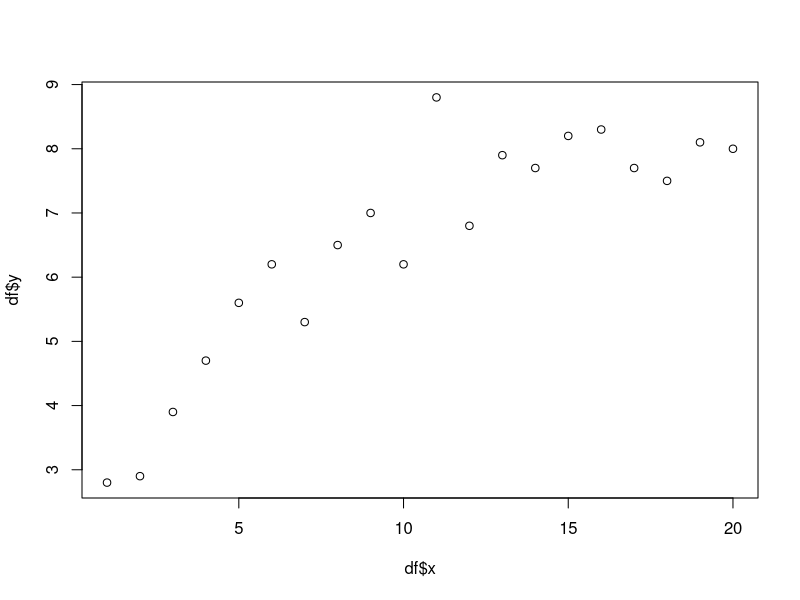
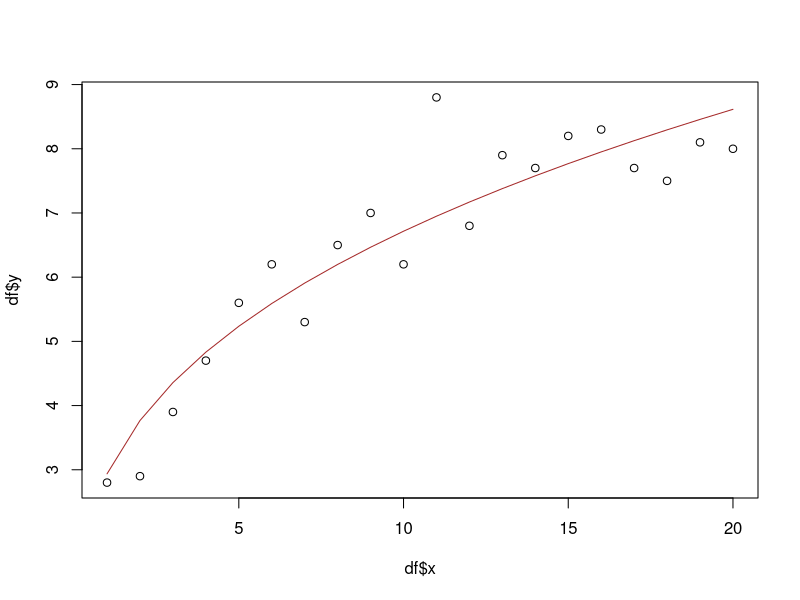
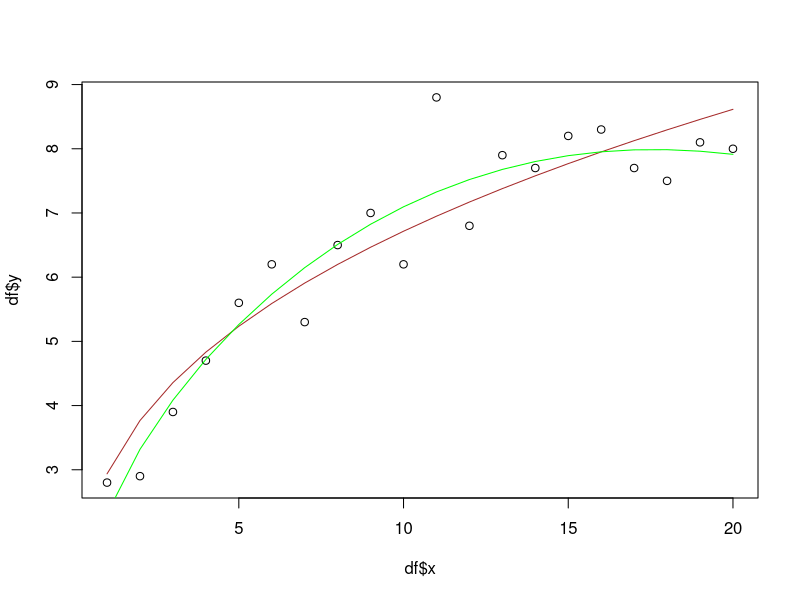
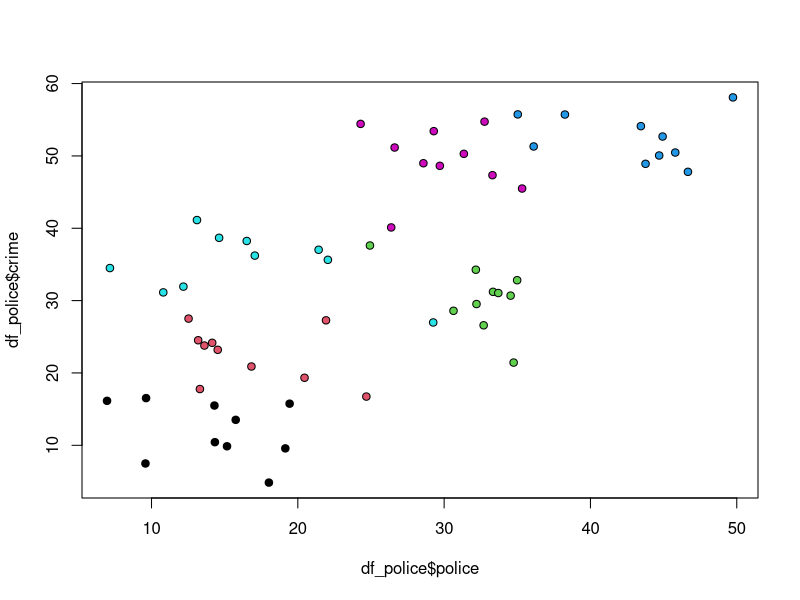
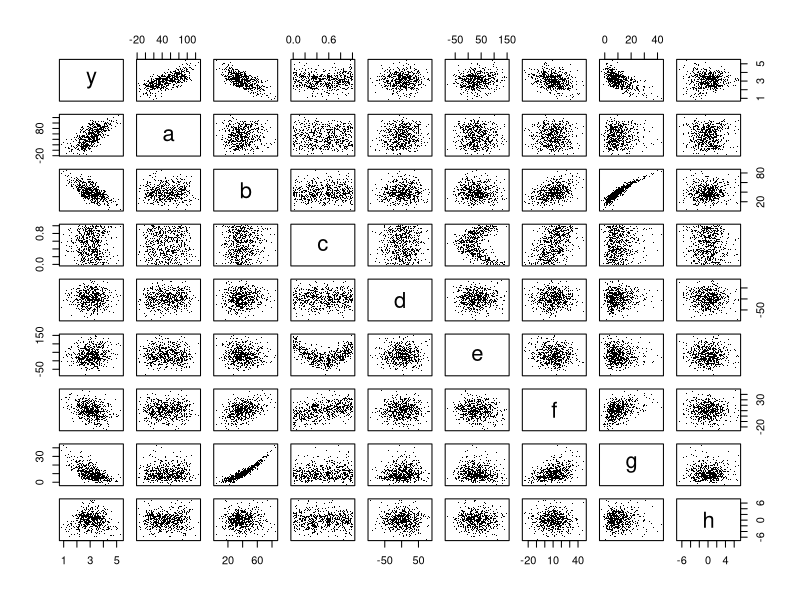
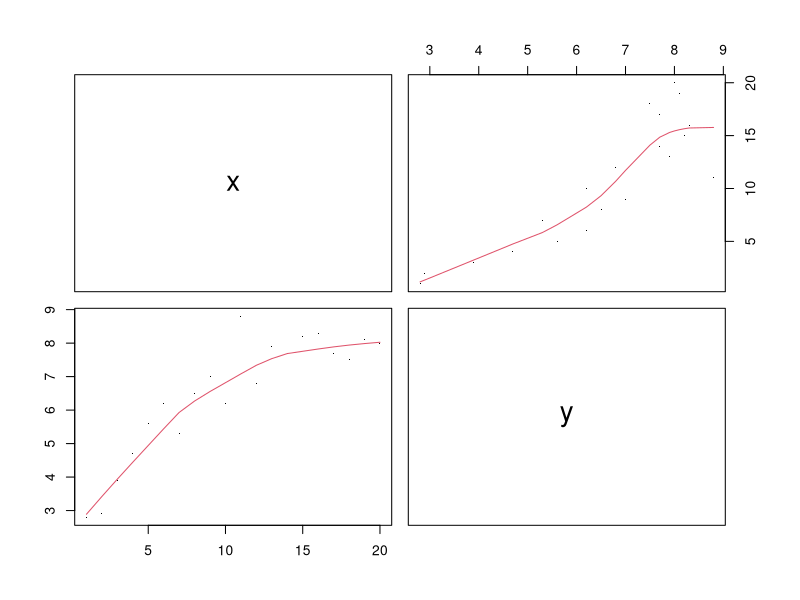
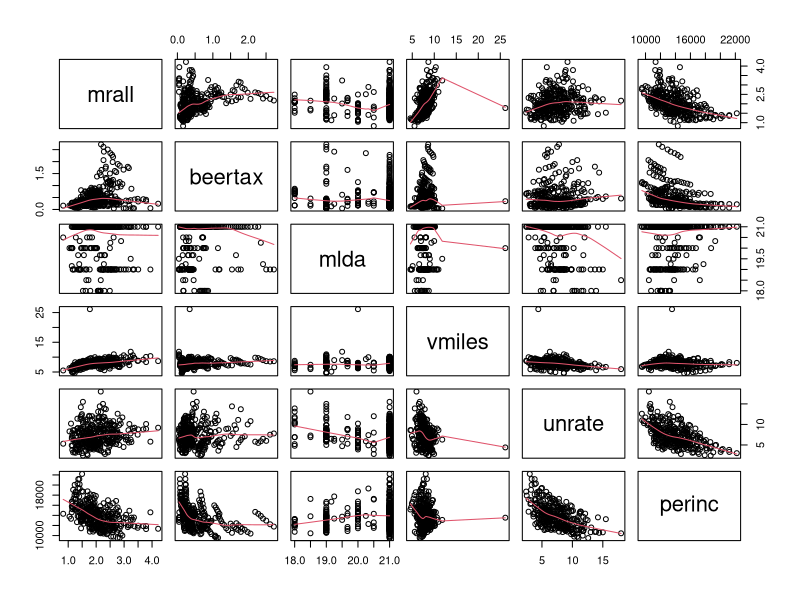
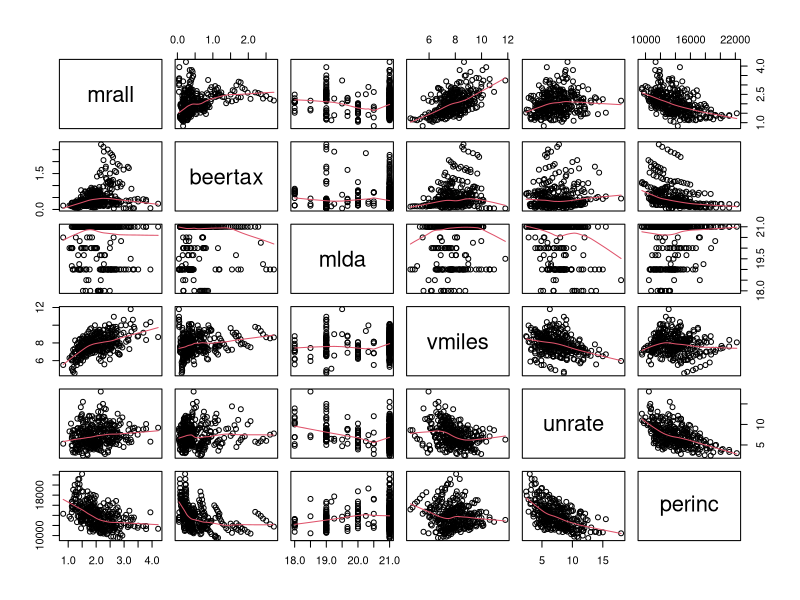

Source code (R) for these figures, in order:
## ---- chunk 1
df=read.csv('curve.csv')
df
## ---- chunk 2
plot(df$x,df$y)
## ---- chunk 3

model1 = nls(y~ a*x^b, data=df, start=list(a=1,b=0.5))
plot(df$x,df$y)
lines(df$x,predict(model1),col='brown')
## ---- chunk 4
model2 = nls(y~a*x^b*exp(-(x/c)^2), data=df, start=list(a=3,b=0.35, c=10))

plot(df$x,df$y)
lines(df$x,predict(model1),col='brown')
lines(df$x,predict(model2),col='green')
## ---- chunk 5
SSE1=sum((predict(model1)-df$y)^2)
SSE1

## ---- chunk 6

SSE2=sum((predict(model2)-df$y)^2)
SSE2

## ---- chunk 7
DSSE=SSE1-SSE2

DSSE
## ---- chunk 8

n = nrow(df)
dofm1 = 2
dofm2 = 3
Ddof= dofm2-dofm1
dofe1 = n - dofm1
dofe2 = n - dofm2
dofe1; dofe2; Ddof
## ---- chunk 9
SSE1/dofe1
SSE2/dofe2

## ---- chunk 10
F = (DSSE/Ddof)/(SSE2/dofe2)
F
## ---- chunk 11
1-pf(F, Ddof, dofe2)


## ---- chunk 12
anova(model1, model2)

## ---- chunk 13
AIC1 = AIC(model1)
AIC2 = AIC(model2)
AIC1
AIC2
## ---- chunk 14
likelihood = exp((AIC2-AIC1)/2)
likelihood
## ---- chunk 15
likelihood/(1+likelihood)

## ---- chunk 16
bic1 = BIC(model1)

bic1

## ---- chunk 17
bic2 = BIC(model2)
bic2
## ---- chunk 18
df_police=read.csv('police.csv', as.is=FALSE)
head(df_police)

## ---- chunk 19
plot(df_police$police, df_police$crime, bg=df_police$zone, pch=21)


## ---- chunk 20

m1= lm(df_police$crime ~ df_police$police)
summary(m1)
## ---- chunk 21
m2=lm(df_police$crime ~ df_police$police*df_police$zone)

summary.aov(m2)
## ---- chunk 22
m3=lm(df_police$crime ~ df_police$police+df_police$zone)
summary(m3)
## ---- chunk 23
df_multipar=read.csv('multireg2.csv')
summary(df_multipar)

## ---- chunk 24
head(df_multipar)
## ---- chunk 25
df_multipar=subset(df_multipar, select = -c( j, k))

df_multipar
## ---- chunk 26
df_multipar=within(df_multipar, rm(id))
head(df_multipar)
## ---- chunk 27

pairs(df_multipar,pch='.')
pairs(df,pch='.',panel=panel.smooth)



## ---- chunk 28
png('pairs.png', width=1500, height=1500)
pairs(df)
dev.off()
## ---- chunk 29
m4=lm(y~.*., data=df_multipar )

summary(m4)
## ---- chunk 30
AIC(m4)
## ---- chunk 31
m5 = step(m4)
m5 = step(m4, trace=0)
summary(m5)


## ---- chunk 32
AIC(m5)
## ---- chunk 33

m6 = m5
m6 = update(m6,~.-c:g)

summary(m6)



## ---- chunk 34
AIC(m6)
## ---- chunk 35
df_fat=read.csv('fatality.csv')
df_fat
## ---- chunk 36
state=as.factor(df_fat$state)
## ---- chunk 37

df_fatnew=df_fat[c('mrall','beertax', 'mlda', 'vmiles', 'unrate', 'perinc')]
df_fatnew

## ---- chunk 38
pairs(df_fatnew, panel=panel.smooth)
## ---- chunk 39

df_fatnew1=df_fatnew[df_fatnew$vmiles<20,]

pairs(df_fatnew1[,c('mrall','beertax', 'mlda', 'vmiles', 'unrate', 'perinc')], panel=panel.smooth)
## ---- chunk 40
#dmodel = lm(mrall~state+year+beertax+mlda+jaild+comserd+vmiles+unrate+perinc, data=df_fatnew1)
#summary.aov(dmodel)
# I tried this but I did not figure why it is not working for me so that is why I left th 31 and 32 questions.
## ---- chunk 41

## ---- chunk 42

